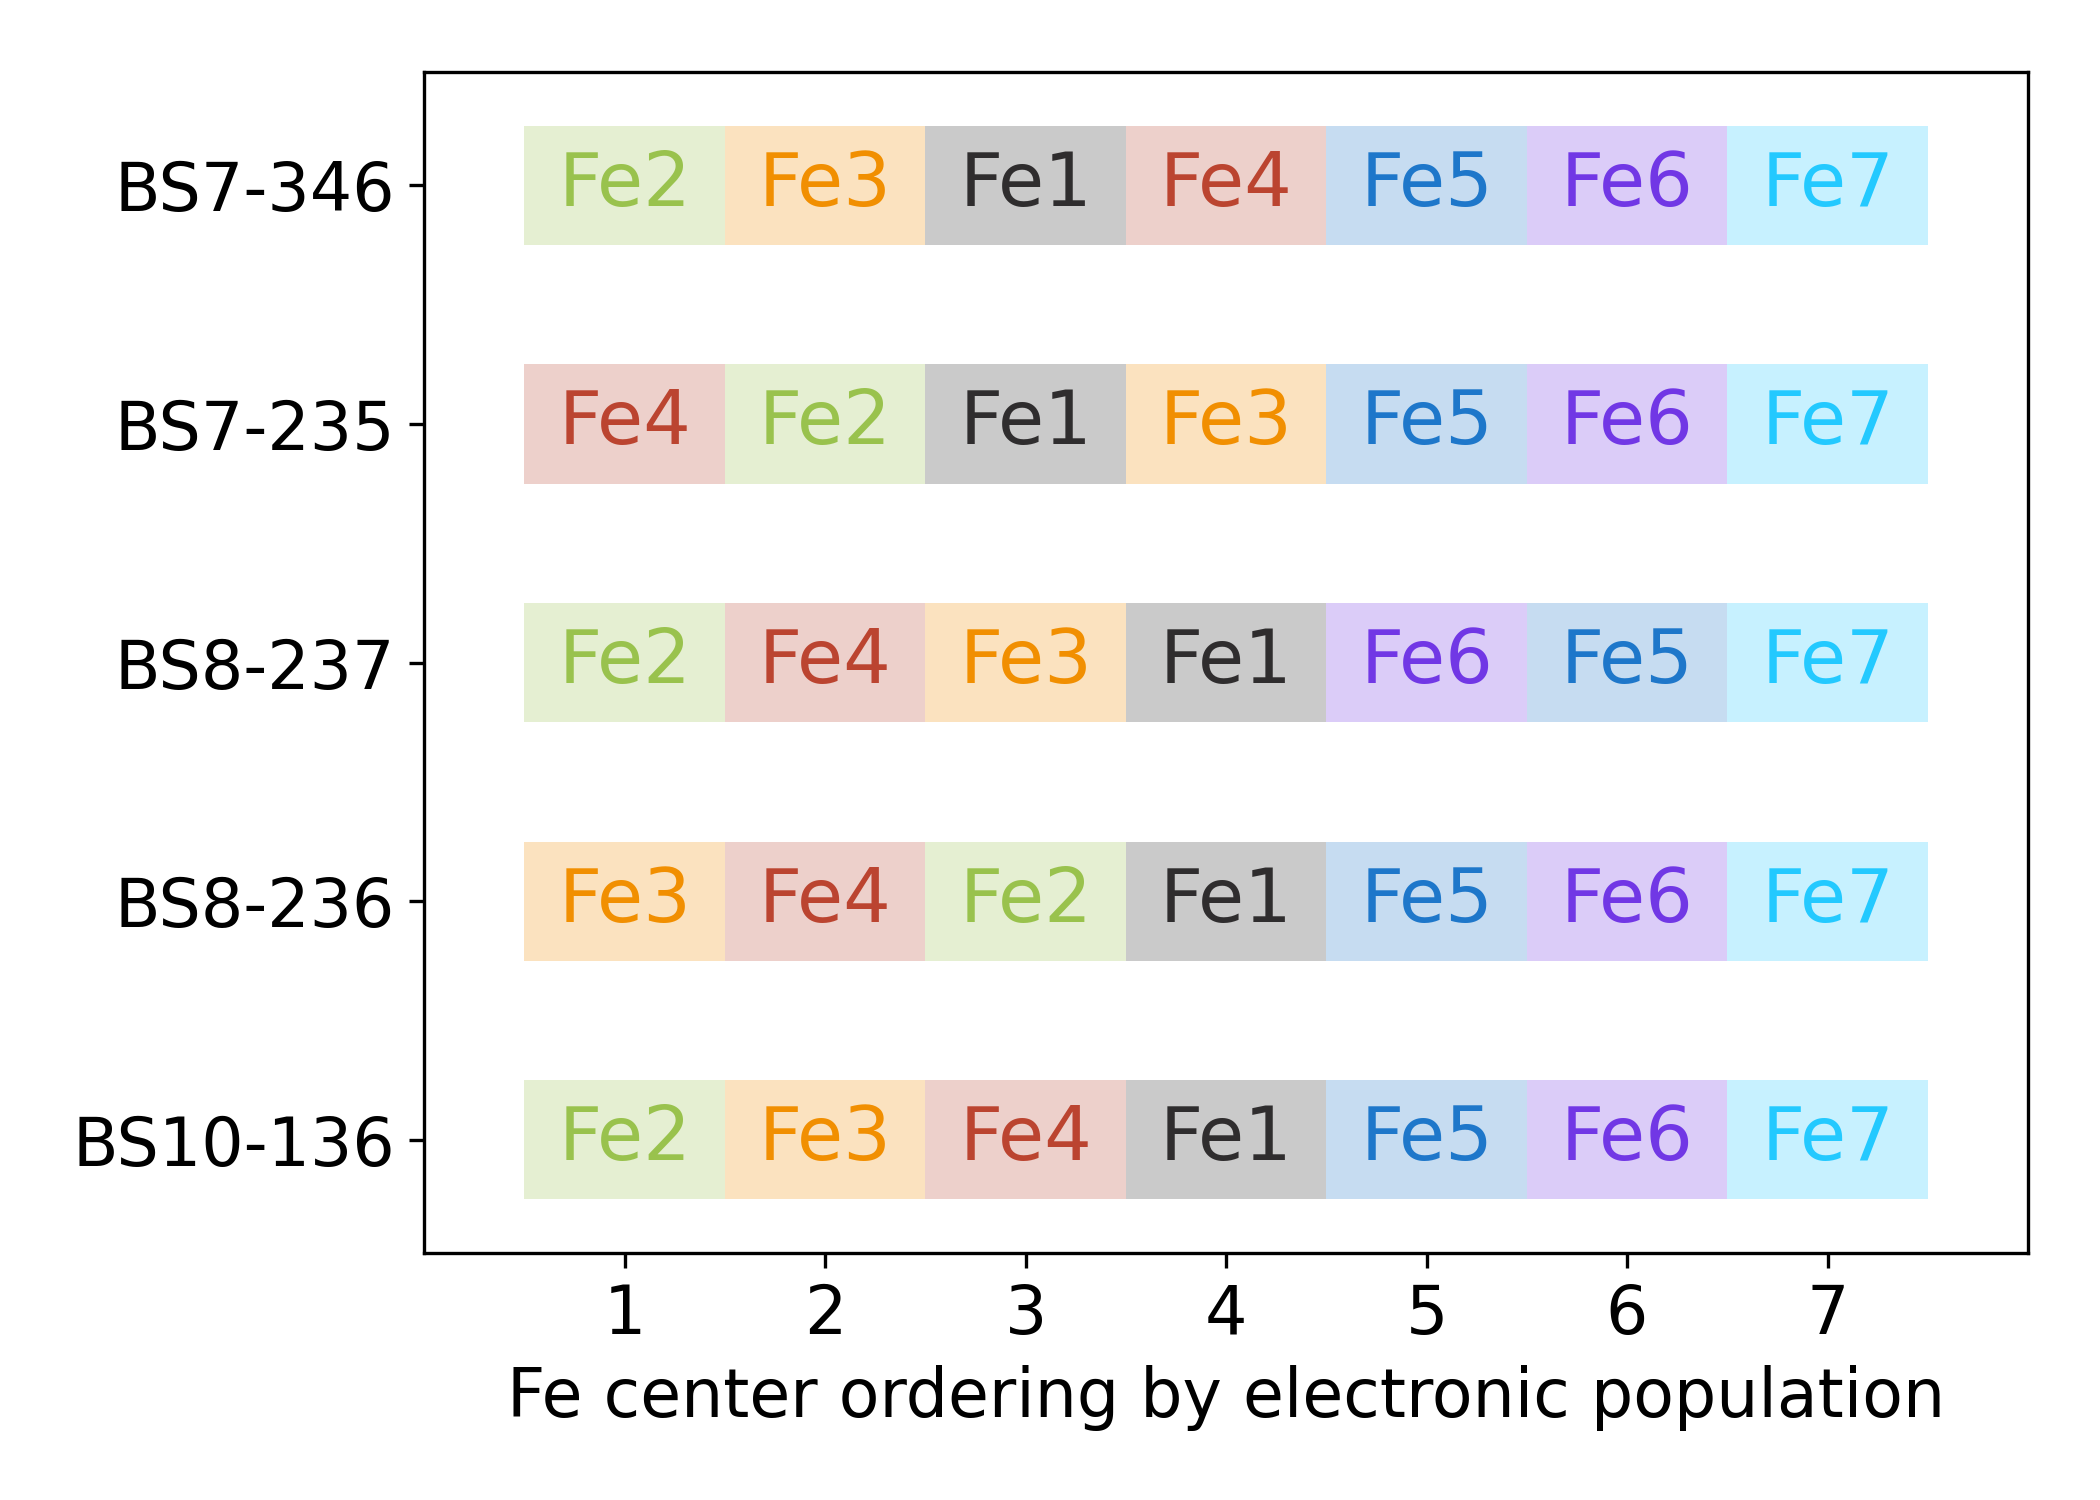

Source code (Python):
# ---------------------------------------------------------------------------
# Copyright (C) 2026 Huanchen Zhai. All Rights Reserved.
# 
# This program is free software: you can redistribute it and/or modify
# it under the terms of the GNU General Public License as published by
# the Free Software Foundation, either version 3 of the License, or
# (at your option) any later version.
# 
# This program is distributed in the hope that it will be useful,
# but WITHOUT ANY WARRANTY; without even the implied warranty of
# MERCHANTABILITY or FITNESS FOR A PARTICULAR PURPOSE.  See the
# GNU General Public License for more details.
# 
# You should have received a copy of the GNU General Public License
# along with this program.  If not, see <https://www.gnu.org/licenses/>.
# ---------------------------------------------------------------------------


import matplotlib.pyplot as plt
import numpy as np, json

plt.rcParams.update({'font.size': 16})
plt.figure(figsize=(7, 5))

data = json.load(open("../20-Data/90-colors.json", "r", encoding='utf-8'))
data |= json.load(open("../20-Data/80-bs-states.json", "r", encoding='utf-8'))
data |= json.load(open("../20-Data/14-large-uccsd.json", "r", encoding='utf-8'))

bs_init = data['bs']
bs_map = data['name_ijk']
colors = data['colors']

ia = 3
prop_uccsd = np.array([min([(x['uccsd'], x['uccsd(t)'], x.get('uccsd-elec-pop-noryd', [0.0] * 8))
    for x in data['large_uccsd'][str(ia)][str(ix)] if 'uccsd' in x] + [(0, 0, [0.0] * 8)])[2] for ix in range(35)])
prop_order = [np.argsort(x) for x in prop_uccsd]

inits = [18, 25, 26, 27, 8]
femap = [0, 1, 4, 3, 2, 5, 7, 6]

for ix, init in enumerate(inits):
    for jx in range(7):
        plt.barh(ix, 1, left=jx + 0.5, color=colors[prop_order[init][jx]], height=0.5, alpha=0.25)

for ix, init in enumerate(inits):
    for jx in range(7):
        plt.text(jx + 1, ix, 'Fe%d' % femap[prop_order[init][jx] + 1], color=colors[prop_order[init][jx]], fontsize=18,
            ha='center', va='center', zorder=10)

plt.yticks([0, 1, 2, 3, 4], [bs_map[str(ix)] for ix in inits])
plt.xlim(0, 8)
plt.xticks(list(range(1, 8)))

plt.gca().invert_yaxis()
plt.xlabel('Fe center ordering by electronic population')
plt.tight_layout()
plt.savefig('53-fig-5e.png', dpi=300)
